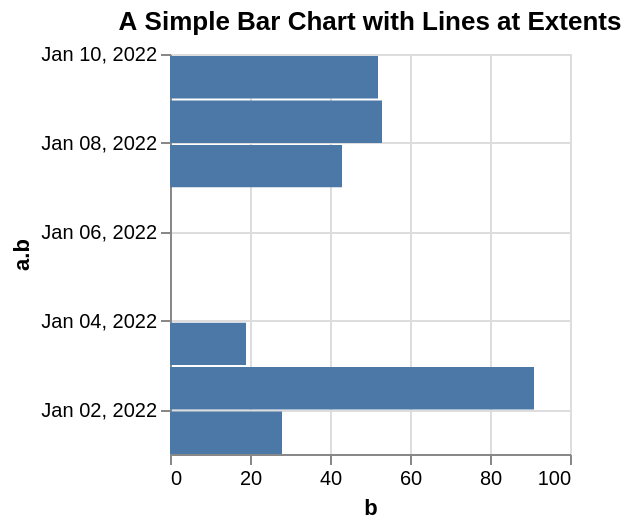

Vega-Lite specification stored for this chart:
### Vega specification from a JSON file in a GitHub repository (floating-point values rounded to 4 significant figures)
{"$schema": "https://vega.github.io/schema/vega/v5.json", "background": "white", "padding": 5, "width": 200, "height": 200, "title": {"text": "A Simple Bar Chart with Lines at Extents", "frame": "group"}, "style": "cell", "data": [{"name": "source_0", "values": [{"a.b": "2022-01-01", "b": 28}, {"a.b": "2022-01-04", "b.b": 55}, {"a.b": "2022-01-07", "b": 43}, {"a.b": "2022-01-02", "b": 91}, {"a.b": "2022-01-05", "b.b": 81}, {"a.b": "2022-01-08", "b": 53}, {"a.b": "2022-01-03", "b": 19}, {"a.b": "2022-01-06", "b.b": 87}, {"a.b": "2022-01-09", "b": 52}]}, {"name": "data_0", "source": "source_0", "transform": [{"type": "formula", "expr": "toDate(datum[\"a.b\"])", "as": "a.b"}, {"type": "formula", "expr": "utcOffset('date', datum['a\\.b'], 1)", "as": "a.b_end"}, {"type": "stack", "groupby": ["a\\.b"], "field": "b", "sort": {"field": [], "order": []}, "as": ["b_start", "b_end"], "offset": "zero"}, {"type": "filter", "expr": "isValid(datum[\"b\"]) && isFinite(+datum[\"b\"]) && (isDate(datum[\"a.b\"]) || (isValid(datum[\"a.b\"]) && isFinite(+datum[\"a.b\"])))"}]}], "marks": [{"name": "marks", "type": "rect", "style": ["bar"], "from": {"data": "data_0"}, "encode": {"update": {"fill": {"value": "#4c78a8"}, "ariaRoleDescription": {"value": "bar"}, "description": {"signal": "\"b: \" + (format(datum[\"b\"], \"\")) + \"; a.b: \" + (timeFormat(datum[\"a.b\"], timeUnitSpecifier([\"year\",\"month\",\"date\"], {\"year-month\":\"%b %Y \",\"year-month-date\":\"%b %d, %Y \"})))"}, "x": {"scale": "x", "field": "b_end"}, "x2": {"scale": "x", "field": "b_start"}, "y2": {"scale": "y", "field": "a\\.b", "offset": {"signal": "0.5 + (abs(scale(\"y\", datum[\"a.b_end\"]) - scale(\"y\", datum[\"a.b\"])) < 0.25 ? 0.5 * (0.25 - (abs(scale(\"y\", datum[\"a.b_end\"]) - scale(\"y\", datum[\"a.b\"])))) : -0.5)"}}, "y": {"scale": "y", "field": "a\\.b_end", "offset": {"signal": "0.5 + (abs(scale(\"y\", datum[\"a.b_end\"]) - scale(\"y\", datum[\"a.b\"])) < 0.25 ? -0.5 * (0.25 - (abs(scale(\"y\", datum[\"a.b_end\"]) - scale(\"y\", datum[\"a.b\"])))) : 0.5)"}}}}}], "scales": [{"name": "x", "type": "linear", "domain": {"data": "data_0", "fields": ["b_start", "b_end"]}, "range": [0, {"signal": "width"}], "nice": true, "zero": true}, {"name": "y", "type": "utc", "domain": {"data": "data_0", "fields": ["a\\.b", "a\\.b_end"]}, "range": [{"signal": "height"}, 0]}], "axes": [{"scale": "x", "orient": "bottom", "gridScale": "y", "grid": true, "tickCount": {"signal": "ceil(width/40)"}, "domain": false, "labels": false, "aria": false, "maxExtent": 0, "minExtent": 0, "ticks": false, "zindex": 0}, {"scale": "y", "orient": "left", "gridScale": "x", "grid": true, "tickCount": {"signal": "ceil(height/40)"}, "tickMinStep": {"signal": "datetime(2001, 0, 2, 0, 0, 0, 0) - datetime(2001, 0, 1, 0, 0, 0, 0)"}, "domain": false, "labels": false, "aria": false, "maxExtent": 0, "minExtent": 0, "ticks": false, "zindex": 0}, {"scale": "x", "orient": "bottom", "grid": false, "title": "b", "labelFlush": true, "labelOverlap": true, "tickCount": {"signal": "ceil(width/40)"}, "zindex": 0}, {"scale": "y", "orient": "left", "grid": false, "title": "a.b", "format": {"signal": "timeUnitSpecifier([\"year\",\"month\",\"date\"], {\"year-month\":\"%b %Y \",\"year-month-date\":\"%b %d, %Y \"})"}, "labelOverlap": true, "tickCount": {"signal": "ceil(height/40)"}, "tickMinStep": {"signal": "datetime(2001, 0, 2, 0, 0, 0, 0) - datetime(2001, 0, 1, 0, 0, 0, 0)"}, "zindex": 0}]}
